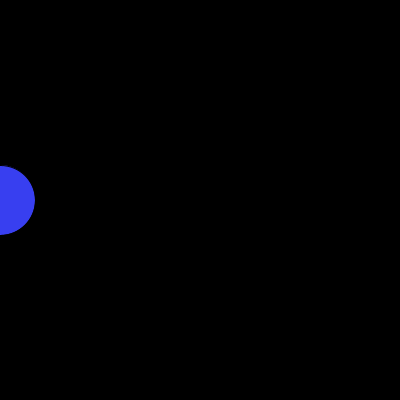
Frame 1 (no input)
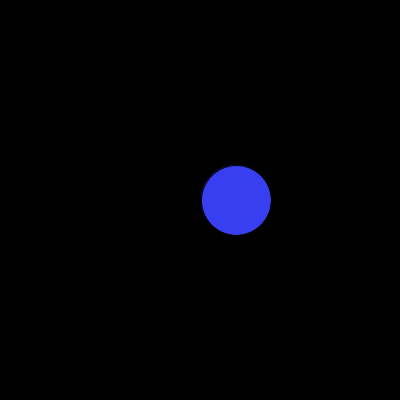
Frame 60 (the mouse pressed at the canvas centre just before this capture)
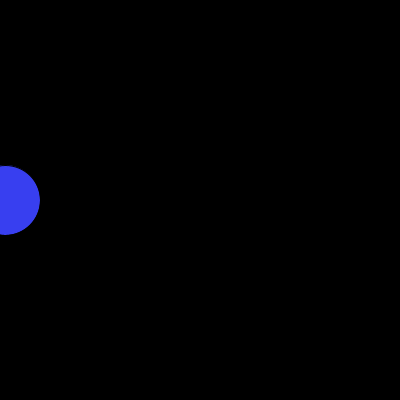
Frame 120 (the mouse held since frame 60 and released just before this capture)

The Processing sketch that drew these frames (run headless with seeded random() and noise(); from frame 60 on, the mouse is pressed at the canvas centre):

// Processing sketch: Exercise_20_2
// ── Exercise_20_2.pde
//Lauren Henry
//Exercise 20.2


float x = 0.0;

void setup() {
  size(400,400);
  smooth();
  fill(56,63,240);
}

void draw() {
  background(0);
  ellipse(x,height/2,70,70);
  x+= 4;
  if (x >= height + 35) {
   x =-35;
 }

}
